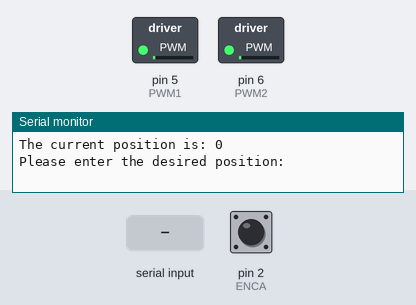
The sketch below on a simulated Arduino Uno, built with avr-gcc and run on an emulated ATmega328P. Parts: switched loads named in the sketch (green lamp = pin HIGH), the last lines printed to the serial monitor. The test bench sets the inputs (shaded band); at power-on: pin 2 (ENCA) HIGH.

Above: at 1.3 s.
1.4 s: "90,45\n" received over Serial
At 1.8 s:
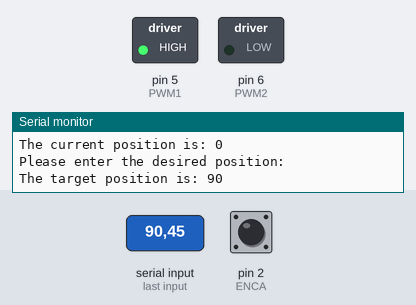
Timing chart, 0 to 4.4 s (numbered marks = the images above; inputs shaded):
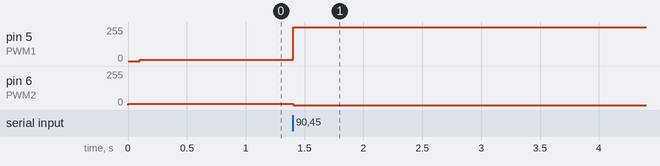

Measured:
- after the input at 1.4 s, pin 5 (PWM1): 10/255 → 255/255 at once; pin 6 (PWM2): 10/255 → 0/255 at once

The sketch:

exercise1.ino
```cpp
/**
 * This program is a simple implementation of a DC motor controller.
 * The user can input a desired position and the program will move the motor to that position.
 *
 * Work Packages 6: Exercise 1 - DC MOTOR CONTROLLER
 * DIT633 Development of embedded and Real-Time Systems
 *
 * Authors: William Andersson, Joshua Chiu Falck, Adam Faundez Laurokari, 2024
 * Group: 1
 * Submission code: 890390
 **/

// Pns for the encoders
#define ENCA 2  // Encoder A
#define ENCB 3  // Encoder B

// Pins for the motor
#define PWM1 5
#define PWM2 6

int pos = 0;  // Position in ticks
int deg = 0;  // Position in degrees

int degtarget = 0;  // Target position in degrees

int speed = 0;  // Desired motor speed

int kp = 5;    // Proportional constant for controller (tuning parameter)
int u_out = 0;  // output of controller

int e = 0;  // error
int a = 0;  // a-encoder signal
int b = 0;  // b-encoder signal

void setup() {
    Serial.begin(9600);  // Start serial communication

    // Set the encoder pins to INPUT_PULLUP
    pinMode(ENCA, INPUT_PULLUP);  // For the encoder A
    pinMode(ENCB, INPUT_PULLUP);  // For the encoder B

    // Set the motor pins to OUTPUT
    pinMode(PWM1, OUTPUT);  // For first motor pin
    pinMode(PWM2, OUTPUT);  // For second motor pin

    // Attach the interrupt to the encoder pin
    attachInterrupt(digitalPinToInterrupt(ENCA), ISR_readEncoder, RISING);

    // Start the motor, just a tiny little bit because otherwise TinkerCad dies....
    analogWrite(PWM2, 10);
    delay(100);
    analogWrite(PWM1, 10);
}

void loop() {
    // Check if motor rotated all the way around, and reset counter
    pos = pos % 2300;

    // Reset deg to a modulo of 360
    deg = deg % 360;

    // Print current position
    Serial.print("The current position is: ");
    Serial.print(deg);
    Serial.print("\n");

    // Get input
    degtarget = getInput();

    // Print target position
    Serial.print("The target position is: ");
    Serial.print(degtarget);
    Serial.print("\n");

    // Calculate initial error
    e = degtarget - deg;

    // Loop until error is zero
    while (e) {
        // Map current position into degrees
        deg = map(pos, 0, 2299, 0, 359);

        // Get necessary speed signal
        speed = getAction(e);

        // Send speed signal to motor
        // Rotating clockwise
        if (speed >= 0) {
            if (speed < 100)  // motor does not react with too low inputs
                speed = 100;
            analogWrite(PWM2, 0);
            analogWrite(PWM1, speed);
        }

        // Rotating counter-clockwise
        else {
            if (-speed < 100)  // motor does not react with too low inputs
                speed = -100;
            analogWrite(PWM1, 0);
            analogWrite(PWM2, -speed);
        }

        // Calculate new error
        e = degtarget - deg;
    }

    // stop the motor from continously rotating
    analogWrite(PWM1, 10);
    delay(100);
    analogWrite(PWM2, 10);
}

// Function to get input from user
int getInput() {
    int ready = 0;   // Flag to check if input is ready
    char buf[3];     // Buffer to store input
    int input = -1;  // Input variable

    Serial.print("Please enter the desired position: \n");

    while (!ready) {                       // Loop until input is ready
        ready = Serial.readBytes(buf, 3);  // Read input
        input = atoi(&buf[0]);             // Convert input to integer
    }

    return input;  // Return input
}

// Function to get the action signal
int getAction(int error) {
    u_out = kp * error;  // Calculate the output of the controller

    if (u_out > 254) {  // If the output is too high
        return 255;     // Return the maximum value
    }

    else if (u_out < -254) {  // If the output is too low
        return -255;          // Return the minimum value
    }

    else {             // Else
        return u_out;  // Return the output
    }
}

// Interrupt service routine to read the encoder
void ISR_readEncoder() {
    a = digitalRead(ENCA);  // Read the state of one of the encoder pins
    b = digitalRead(ENCB);  // Read the state of the other encoder pin

    if (a == HIGH && b == LOW) {  // If the encoder is moving clockwise
        pos++;                    // Increment the position
    } else {                      // Else, the encoder is moving counter-clockwise
        pos--;                    // Decrement the position
    }
}
```
